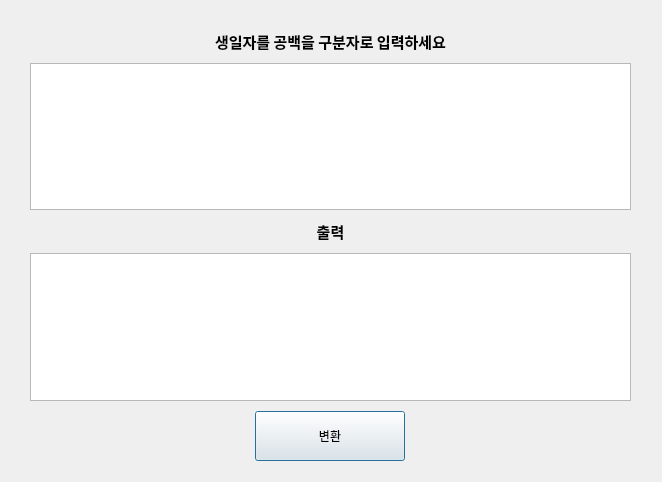
<?xml version="1.0" encoding="UTF-8"?>
<ui version="4.0">
 <class>widget</class>
 <widget class="QWidget" name="widget">
  <property name="geometry">
   <rect>
    <x>0</x>
    <y>0</y>
    <width>662</width>
    <height>482</height>
   </rect>
  </property>
  <property name="font">
   <font>
    <bold>false</bold>
   </font>
  </property>
  <property name="windowTitle">
   <string>Form</string>
  </property>
  <property name="layoutDirection">
   <enum>Qt::LayoutDirection::LeftToRight</enum>
  </property>
  <widget class="QWidget" name="verticalLayoutWidget">
   <property name="geometry">
    <rect>
     <x>0</x>
     <y>0</y>
     <width>661</width>
     <height>481</height>
    </rect>
   </property>
   <layout class="QVBoxLayout" name="verticalLayout">
    <property name="spacing">
     <number>10</number>
    </property>
    <property name="leftMargin">
     <number>30</number>
    </property>
    <property name="topMargin">
     <number>30</number>
    </property>
    <property name="rightMargin">
     <number>30</number>
    </property>
    <property name="bottomMargin">
     <number>20</number>
    </property>
    <item>
     <widget class="QLabel" name="label">
      <property name="sizeIncrement">
       <size>
        <width>0</width>
        <height>0</height>
       </size>
      </property>
      <property name="font">
       <font>
        <family>맑은 고딕</family>
        <pointsize>11</pointsize>
        <bold>true</bold>
       </font>
      </property>
      <property name="text">
       <string>생일자를 공백을 구분자로 입력하세요</string>
      </property>
      <property name="alignment">
       <set>Qt::AlignmentFlag::AlignCenter</set>
      </property>
      <property name="textInteractionFlags">
       <set>Qt::TextInteractionFlag::NoTextInteraction</set>
      </property>
     </widget>
    </item>
    <item>
     <widget class="QPlainTextEdit" name="inputPlainText">
      <property name="tabChangesFocus">
       <bool>true</bool>
      </property>
      <property name="documentTitle">
       <string notr="true"/>
      </property>
      <property name="plainText">
       <string notr="true"/>
      </property>
     </widget>
    </item>
    <item>
     <widget class="QLabel" name="label_2">
      <property name="font">
       <font>
        <family>맑은 고딕</family>
        <pointsize>11</pointsize>
        <bold>true</bold>
       </font>
      </property>
      <property name="text">
       <string>출력</string>
      </property>
      <property name="alignment">
       <set>Qt::AlignmentFlag::AlignCenter</set>
      </property>
      <property name="textInteractionFlags">
       <set>Qt::TextInteractionFlag::NoTextInteraction</set>
      </property>
     </widget>
    </item>
    <item>
     <widget class="QPlainTextEdit" name="outputPlainText">
      <property name="undoRedoEnabled">
       <bool>false</bool>
      </property>
      <property name="readOnly">
       <bool>true</bool>
      </property>
      <property name="plainText">
       <string notr="true"/>
      </property>
      <property name="overwriteMode">
       <bool>true</bool>
      </property>
     </widget>
    </item>
    <item>
     <spacer name="verticalSpacer_2">
      <property name="orientation">
       <enum>Qt::Orientation::Vertical</enum>
      </property>
      <property name="sizeHint" stdset="0">
       <size>
        <width>20</width>
        <height>40</height>
       </size>
      </property>
     </spacer>
    </item>
    <item alignment="Qt::AlignmentFlag::AlignHCenter">
     <widget class="QPushButton" name="pushButton">
      <property name="minimumSize">
       <size>
        <width>150</width>
        <height>50</height>
       </size>
      </property>
      <property name="maximumSize">
       <size>
        <width>150</width>
        <height>50</height>
       </size>
      </property>
      <property name="text">
       <string>변환</string>
      </property>
      <property name="checkable">
       <bool>false</bool>
      </property>
      <property name="autoDefault">
       <bool>false</bool>
      </property>
      <property name="default">
       <bool>true</bool>
      </property>
     </widget>
    </item>
   </layout>
  </widget>
 </widget>
 <resources/>
 <connections/>
</ui>
